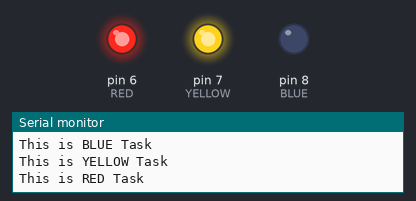
Recording of a sketch running on a simulated Arduino Uno, built with avr-gcc and run on an emulated ATmega328P. Parts: output pins drawn as LEDs (lit = HIGH), the last lines printed to the serial monitor.

Above: at 0.17 s.
At 0.49 s:
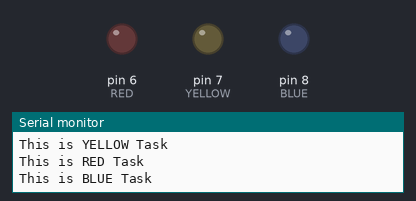
At 1.4 s:
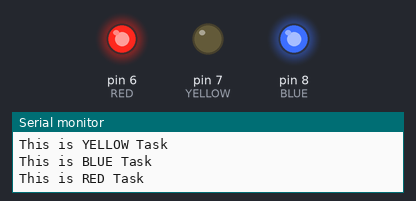
At 19.11 s:
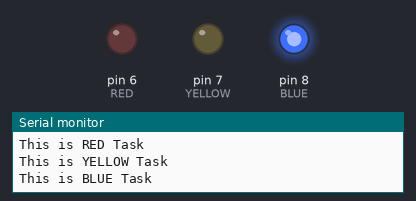
At 39.51 s:
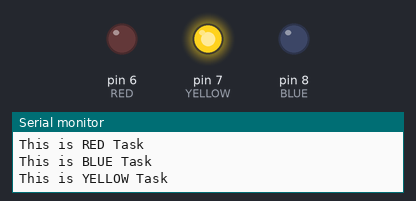
Timing chart, 0 to 39.8 s (numbered marks = the images above):
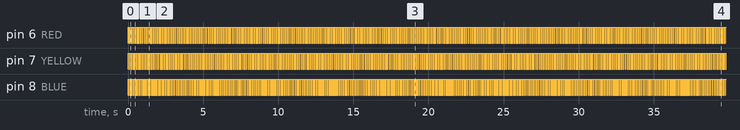

The sketch:

20_Counting_Semaphore.ino
```cpp
#include <Arduino_FreeRTOS.h>
#include "semphr.h"

#define  RED      6
#define  YELLOW   7
#define  BLUE     8

SemaphoreHandle_t xCountingSemaphore;

void setup()
{
  pinMode(RED,OUTPUT);
  pinMode(YELLOW,OUTPUT);
  pinMode(BLUE,OUTPUT);

  Serial.begin(9600);

  xCountingSemaphore = xSemaphoreCreateCounting(1,0);

  xTaskCreate(redLedControllerTask, "Red Led Task",100,NULL,1,NULL);
  xTaskCreate(blueLedControllerTask, "Blue Led Task", 100,NULL,1,NULL);
  xTaskCreate(yellowLedControllerTask,"Yellow Led Task", 100,NULL,1,NULL);

  xSemaphoreGive(xCountingSemaphore);
}

void redLedControllerTask(void *pvParameters)
{
  while(1)
  {

   xSemaphoreTake(xCountingSemaphore,portMAX_DELAY);
   digitalWrite(RED, digitalRead(RED)^1);
   Serial.println("This is RED Task");
   xSemaphoreGive(xCountingSemaphore);
   vTaskDelay(1);
  }
}
void blueLedControllerTask(void *pvParameters)
{

  while(1)
  {
    xSemaphoreTake(xCountingSemaphore,portMAX_DELAY);
    digitalWrite(BLUE, digitalRead(BLUE)^1);
    Serial.println("This is BLUE Task");
    xSemaphoreGive(xCountingSemaphore);
    vTaskDelay(1);
  }
}
void yellowLedControllerTask(void *pvParameters)
{

  while(1)
  {
    xSemaphoreTake(xCountingSemaphore,portMAX_DELAY);
    digitalWrite(YELLOW, digitalRead(YELLOW)^1);
    Serial.println("This is YELLOW Task");
    xSemaphoreGive(xCountingSemaphore);
    vTaskDelay(1);
  }
}

void loop(){}
```

Measured:
- by itself, pin 6 (RED): repeats every 1.1 s: LOW 0.02 s, 8 × (HIGH 0.06 s, LOW 0.06 s), HIGH 0.08 s
- by itself, pin 7 (YELLOW): alternates HIGH for 0.06 s and LOW for 0.06 s
- by itself, pin 8 (BLUE): repeats every 0.12 s: LOW 0.03 s, HIGH 0.08 s
